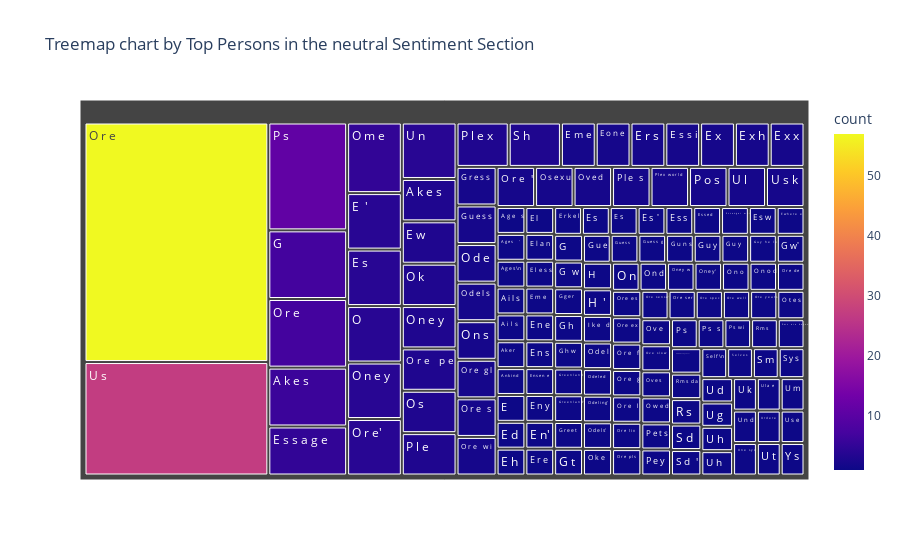

Here is the notebook cell this chart was saved with:
### Code cell
fig = px.treemap(df_neutral, path=['person'],title='Treemap chart by Top Persons in the neutral Sentiment Section',
                 values='count', color= "count")
 
fig.show()

### Figure 1 — Plotly figure (JSON) as saved in the notebook; plotly's stock layout.template omitted (floating-point values rounded to 4 significant figures; data arrays with more than 128 entries replaced by an {"elided": "..."} marker saying what was removed)
{"data": [{"branchvalues": "total", "customdata": {"elided": "153x1 int values"}, "domain": {"x": [0, 1], "y": [0, 1]}, "hovertemplate": "labels=%{label}<br>count_sum=%{value}<br>parent=%{parent}<br>id=%{id}<br>count=%{color}<extra></extra>", "ids": {"elided": "153 str values"}, "labels": {"elided": "153 str values"}, "marker": {"coloraxis": "coloraxis", "colors": {"elided": "153 int values"}}, "name": "", "parents": {"elided": "153 str values"}, "type": "treemap", "values": {"elided": "153 int values"}}], "layout": {"coloraxis": {"colorbar": {"title": {"text": "count"}}, "colorscale": [[0, "#0d0887"], [0.1111, "#46039f"], [0.2222, "#7201a8"], [0.3333, "#9c179e"], [0.4444, "#bd3786"], [0.5556, "#d8576b"], [0.6667, "#ed7953"], [0.7778, "#fb9f3a"], [0.8889, "#fdca26"], [1, "#f0f921"]]}, "legend": {"tracegroupgap": 0}, "title": {"text": "Treemap chart by Top Persons in the neutral Sentiment Section"}}}
